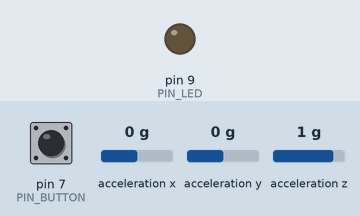
A sketch run on a simulated Arduino Pro Mini, built with avr-gcc and run on an emulated ATmega328P. Shown: output pins drawn as LEDs (lit = HIGH). Wiring (inferred from the names in the program): MPU-6050 motion sensor at I2C address 0x68. Dashed ring = blinking. Inputs (shaded band) come from the test bench; at power-on: pin 7 (PIN_BUTTON) HIGH, acceleration x 0 g, acceleration y 0 g, acceleration z 1 g. The audio player accepts every command and is not drawn.

Above: at 1.7 s.
1.8 s: pin 7 (PIN_BUTTON) pulled LOW for 0.15 s
At 3.7 s:
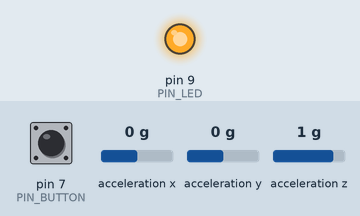
4.8 s: acceleration x set to -1 g
6.3 s: acceleration x set to -1.3 g
At 6.55 s:
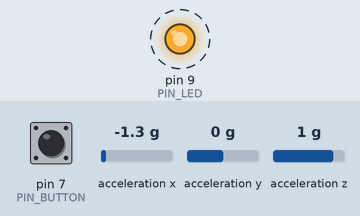
Timing chart, 0 to 15.3 s (numbered marks = the images above; inputs shaded):
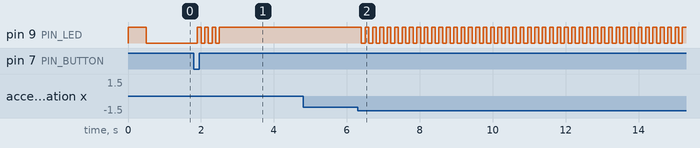

The sketch:

light_saber_v1.00.ino
```cpp
/**
  * File: Simple electronic laser sword
  * An accelerometer sensor reads the movement of the sword,
  * depending on the movements of the sword, it plays sounds and controls a led
  *
  * The sword is turned on and off with a button.

  * It has five states:
  *
  * Sword burning
  * Sword without movement,
  * Sword moving,
  * Sword strike
  * Sword fading
 *
 *
 *
 *
 *
 * - Compiler:           Arduino 1.8.13
 * - Supported devices:  Arduino pro or pro mini
 *
 * \author               PT: educacion.ta@gmail.com
 *                       JS: juanschiavoni@gmail.com
 *
* Date:  09-09-2020
 *
 *      The inside shine.
 */

#include "led.h"
#include "timer.h"
#include "button.h"

#include <PCM.h>   //Audio is output from pin 11.
#include "sound.h"
#include "mpu6050.h"


#define ST_INIT                    0       // Initialize the program.
#define ST_WAIT_ON                 1       // Wait for the saber to ignite.
#define ST_ON                      2       // Light the sword.
#define ST_IDLE                    3       // Sword on.
#define ST_KNOCK                   4       // The sword struck.
#define ST_MOVE                    5       // The sword moved.
#define ST_OFF                     6       // Sword off.


#define N_TILT_SABER              8       // Times the LED is turned on and off in ST_KNOCK.
#define T_TILT_SABER              100     // LED togle time in milliseconds in ST_KNOCK.
#define N_MOVE_SOUND2             2       // Every N times the motion sound 2 is played. Not implemented.

#define T_SOUND_IDLE              1000    // Idle sound repetition time.
#define T_SOUND_KNOCK             500     // Knock sound time.
#define T_SOUND_MOVE               800    // Turn sound time.

CButton Button;
CLed Led;
CMpu6050 Mpu6050;

/*
 *  Initialize the sword peripherals.
 */

void setup()
{
  Led.init();
  Button.init();
  Mpu6050.init();

  Led.tgl() ;         // Reset signal for debugging.
  delay(500);
  Led.tgl();
}

/*
 * Control loop of the lightsaber.
 */

void loop()
{
static CTimer   Timer;
static CTimer   Timer_led;
static CTimer   Timer_idle;
static CTimer   Timer_knock;
static CTimer   Timer_move;

static uint8_t  st_loop = ST_INIT;
static uint8_t  count_tilt = N_TILT_SABER ;
static uint8_t  count_move = N_MOVE_SOUND2;


  Button.debounce();


  switch( st_loop ) {


      case ST_INIT:

          st_loop = ST_WAIT_ON;

      break;

      case ST_WAIT_ON:

      // Pressing the button turns on the saber
      // and flashes the led.

      if ( Button.is_pressed() ) {

           // In this state, the led blinks
           // a timer is turned on that in ST_LOOP_ON is going to kick T_TILT_SABER times.

          st_loop = ST_ON;
          startPlayback(snd_out_saber, sizeof(snd_out_saber)); // Sound of saber coming out.
          Timer_led.start();
          }

      break;


      case ST_ON:

      // Toggle the N_TILT_SABER led times and go to idle state.

      if( Timer_led.expired( T_TILT_SABER ) ) {

           Led.tgl() ;
           count_tilt--;
           Timer_led.start();
          }

      // When the TILT counter expires, it goes to IDLE.

      if ( !count_tilt )  {

          Led.on();          // Turn on the light of the sword.
          Timer_idle.start();
          startPlayback(snd_idle_saber, sizeof(snd_idle_saber)); // Idle saber sound.
          st_loop = ST_IDLE;
         }

      break;

      case ST_IDLE:

      // Every time the timer expires it repeats the sound.

      if( Timer_idle.expired( T_SOUND_IDLE ) ) {

         startPlayback(snd_idle_saber, sizeof(snd_idle_saber)); // Idle saber sound.
         Timer_idle.start();
        }

      Mpu6050.get_accel();     // Read the acceleration.

      if ( Mpu6050.is_knock() ) {
          startPlayback(snd_knock_saber, sizeof(snd_knock_saber)); // Sound of saber strike.
          Timer_led.start();
          count_tilt = N_TILT_SABER;
          st_loop = ST_KNOCK;

         }else if ( Mpu6050.is_move() ) {
                   startPlayback(snd_move_2_saber, sizeof(snd_move_2_saber)); // Sound of sword moving 2
                   Timer_move.start();
                   st_loop = ST_MOVE;
                  }

      if ( Button.is_pressed() ) {

           st_loop = ST_OFF;
           startPlayback(snd_in_saber, sizeof(snd_in_saber)); // Sound of saber of saber saving.
          }

      break;

       case ST_KNOCK:

      // Toggle the led N_TILT_SABER times and it goes to the IDLE state.

      if( Timer_led.expired( T_TILT_SABER ) ) {

             Led.tgl() ;
             count_tilt--;
             Timer_led.start();
            }

      if ( !count_tilt )  {

         Led.on();
         Timer_idle.start();
         startPlayback(snd_idle_saber, sizeof(snd_idle_saber)); // Idle saber sound.
         st_loop = ST_IDLE;
        }

      break;

      case ST_MOVE:
        if( Timer_move.expired( T_SOUND_MOVE ) ) {
         startPlayback(snd_idle_saber, sizeof(snd_idle_saber)); // Idle saber sound.
         Timer_move.start();
         st_loop = ST_IDLE;
        }

       break;

     case ST_OFF:

               count_tilt = N_TILT_SABER;
               Led.off() ;
               st_loop = ST_WAIT_ON;

       break;

      default:
        st_loop = ST_INIT;
  }
}
```

button.cpp
```cpp
/** - File: Class that controls  button
  * - Compiler:           Arduino 1.8.13
  * - Supported devices:  Arduino pro or pro mini

 *
 * \author
 *                       JS: juanschiavoni@gmail.com
 *
* Date:  09-09-2020
 *
 *      The inside shine.
 */

#include "button.h"

CButton::CButton()
{

}

void CButton::init( void )
{
    pinMode( PIN_BUTTON, INPUT_PULLUP );
}

// Reset the click event to avoid false shots.
bool CButton::is_pressed( void )
{
bool ret_val = state;

    state = false;

    return ret_val;
}

  // Returns true when the operator pressed the programming button.
  // Apply an anti-bounce mechanism.

void CButton::debounce( void )
{
    state = (digitalRead( PIN_BUTTON ) == LOW);

  // After the button is pressed, it must remain 500 mS released.
    if( state ) {
        if( !Timer.expired( 500 ) ){
          state = false;
        }

        Timer.start();
    }
}
```

button.h
```cpp
/**
  * File: Class that controls  button
  *
  *
 * - Compiler:           Arduino 1.8.13
 * - Supported devices:  Arduino pro or pro mini

 *
 * \author               PT: educacion.ta@gmail.com
 *                       JS: juanschiavoni@gmail.com
 *
 * Date:  09-09-2020
 *
 *      The inside shine.
 */

#ifndef BUTTON_H
#define BUTTON_H

#include "Arduino.h"
#include "timer.h"

#define PIN_BUTTON                  7       // On / off button pin.

class CButton
{
  public:
    CButton();
    void init( void );
    bool is_pressed( void );
    void debounce( void );

  private:
      CTimer Timer;
      bool state;                   // TRUE pressed.
};

#endif // BUTTON_H
```

led.cpp
```cpp
/**
 * File:   Class that controls  led.
 /**
 * File:   Clase que controla el boton de configuracion y operacion
 *         del cartel.
 * - Compiler:           Arduino 1.8.13
 * - Supported devices:  Arduino pro or pro mini
 *
 * \author               PT: educacion.ta@gmail.com
 *                       JS: juanschiavoni@gmail.com
 *
* Date:  09-09-2020
 *
 *      The inside shine.
 */

#include "led.h"

CLed::CLed()
{

}

void CLed::init( void )
{
    pinMode( PIN_LED, OUTPUT );
    off();
}

/*
 * The led turns on with a HIGH
 */

void CLed::on()
{
    digitalWrite( PIN_LED,HIGH  );
}

void CLed::off()
{
    digitalWrite( PIN_LED, LOW );
}

// The buzzer changes state.
// Returns the previous state.

bool CLed::tgl()
{
bool state = (digitalRead( PIN_LED ) == LOW);

    if (state){
        on();
    }else{
        off();
    }

    return !state;
}
```

led.h
```cpp
/**
 * File:   Class that controls  led.
 *
 * - Compiler:           Arduino 1.8.13
 * - Supported devices:  Arduino pro or pro mini
 *
 * \author               PT: educacion.ta@gmail.com
 *                       JS: juanschiavoni@gmail.com
 *
* Date:  09-09-2020
 *
 *      The inside shine.
 */
#ifndef LED_H
#define LED_H

#include "Arduino.h"

#define PIN_LED                      9       // Led pin.

class CLed
{
  public:
    CLed();
    void init( void );
    void on();
    void off();
    bool tgl();

  private:
};

#endif // LED_H
```

mpu6050.cpp
```cpp
/**
 * File: Class that controls the MPU6050 acceletrometer
 *       of the sword

 * - Compiler:           Arduino 1.8.13
 * - Supported devices:  Arduino pro or pro mini
 *
 * \author               PT: educacion.ta@gmail.com
 *
 *
* Date:  21-09-2020
 *
 *      The inside shine.
 */

#include "mpu6050.h"

CMpu6050::CMpu6050()
{

}

void CMpu6050::init( void )
{

    //The I2C of the arduino mino is in A4 SDA and A5 SCL

    Wire.begin();                      //Inicializa la I2C.
    Wire.beginTransmission(0b1101000); //This is the I2C address of the MPU (b1101000/b1101001 for AC0 low/high datasheet sec. 9.2)
    Wire.write(0x6B);                  //Accessing the register 6B - Power Management (Sec. 4.28)
    Wire.write(0b00000000);            //Setting SLEEP register to 0. (Required; see Note on p. 9)
    Wire.endTransmission();
    Wire.beginTransmission(0b1101000); //I2C address of the MPU
    Wire.write(0x1B);                  //Accessing the register 1B - Gyroscope Configuration (Sec. 4.4)
    Wire.write(0x00000000);            //Setting the gyro to full scale +/- 250deg./s
    Wire.endTransmission();
    Wire.beginTransmission(0b1101000); //I2C address of the MPU
    Wire.write(0x1C);                 //Accessing the register 1C - Acccelerometer Configuration (Sec. 4.5)
    Wire.write(0b00000000);          //Setting the accel to +/- 2g
    Wire.endTransmission();

}

/*
 * Read the acceleration log and convert it to physical values.
 *
 */
void CMpu6050::get_accel(void) {

  Wire.beginTransmission(0b1101000);          //I2C address of the MPU
  Wire.write(0x3B);                           //Starting register for Accel Readings
  Wire.endTransmission();
  Wire.requestFrom(0b1101000,6);             //Request Accel Registers (3B - 40)
  while(Wire.available() < 6);
  Accel.accelX = Wire.read()<<8|Wire.read(); //Store first two bytes into accelX
  Accel.accelY = Wire.read()<<8|Wire.read(); //Store middle two bytes into accelY
  Accel.accelZ = Wire.read()<<8|Wire.read(); //Store last two bytes into accelZ

  Accel.gForceX = Accel.accelX / 16384.0;
  Accel.gForceY = Accel.accelY / 16384.0;
  Accel.gForceZ = Accel.accelZ / 16384.0;
 }


/*
 * Returns True if the acceleration passed the stroke limits.
  * As a first approximation, 2 acceleration zones were defined to validate the movement, one on the Y axis and the other on the X axis.
 */

bool CMpu6050::is_knock( void )
{
bool state = false;

 if  (
        ( Accel.gForceX > MAX_P_XY )  || ( Accel.gForceY > MAX_P_XY )  ||

        ( Accel.gForceX < MAX_N_XY ) || ( Accel.gForceY < MAX_N_XY )

     ){
         state = true ;
      }

  return state;

}

/*
  * Detects the movement of the sword
  * so that it is not confused with the movement zones, the z axis is used to detect the crash
  * Two acceleration zones were defined for the z axis
  */

bool CMpu6050::is_move ( void ) {

bool state = false;

       if   (  ( ( Accel.gForceZ > Z1_MIN_Z )  && ( Accel.gForceZ < Z1_MAX_Z ) ) || ( ( Accel.gForceZ > Z2_MIN_Z )  && ( Accel.gForceZ < Z2_MAX_Z )  )
       ){
            state = true ;
        }
  return  (  state );

}
```

mpu6050.h
```cpp
/**
  * File: Class that controls the MPU6050 acceletrometer
 *       of the sword
 *
 * - Compiler:           Arduino 1.8.13
 * - Supported devices:  Arduino pro or pro mini
 *
 * \author               PT: educacion.ta@gmail.com
 *
 *
* Date:  21-09-2020
 *
 *      The inside shine.
 */

#ifndef MPU6050_H
#define MPU6050_H

#include "Arduino.h"
#include <Wire.h>

 //The I2C of the arduino mino is in A4 SDA and A5 SCL

/*
 *  Definition of movement zones
 *
 *
 */

#define MAX_P_XY         1.2                        // Maximum positive value of the x and y axis
#define MAX_N_XY        -1.2                        // Maximum negative value of the x and y axis


#define Z1_MAX_Z         0                         // Maximum value of the Z axis of zone 1
#define Z1_MIN_Z         -0.5                      // Minimum value of the Z axis of zone 1

#define Z2_MAX_Z         -1.5                     // Maximum value of the Z axis of zone 2
#define Z2_MIN_Z         -2                       // Minimum value of the Z axis of zone 2

/*
 * Acceleration data structure *
 *
  */

typedef struct tag_ACCEL{
  long  accelX;
  long  accelY;
  long  accelZ;
  float gForceX;
  float gForceY;
  float gForceZ;
} ACCEL;

class CMpu6050
{
  public:
    CMpu6050();
    void init ( void );
    void get_accel ( void );
    bool is_knock ( void );
    bool is_move ( void );


  private:
      ACCEL Accel;                  // Acceleration data structure

};

#endif // MPU6050_H
```

timer.cpp
```cpp
/**
 * File:  Class of software timers based on the millis () function.
 *
 * - Compiler:           Arduino 1.8.13
 * - Supported devices:  Arduino pro or pro mini
 *
 * \author               PT: educacion.ta@gmail.com
 *                       JS: juanschiavoni@gmail.com
 *
* Date:  09-09-2020
 *
 *      The inside shine.
 *
 *
  */

#include "timer.h"

CTimer::CTimer()
{
    start();
}

void CTimer::start( void )
{
    timer = millis();
}

bool CTimer::expired( uint32_t ms )
{
    return ((millis() - timer) > ms);
}
```

timer.h
```cpp
/**
 * File: Class of software timers based on the millis () function
 * from arduino that being based on a cpu timer by irq,
 * does not block execution.
 *
 * - Compiler:           Arduino 1.8.13
 * - Supported devices:  mini
 *
 * \author               PT: educacion.ta@gmail.com
 *                       JS: juanschiavoni@gmail.com
 *
* Date:  09-09-2020
 *
 *      The inside shine.
 *
 *
  */

#ifndef TIMER_H
#define TIMER_H

#include "Arduino.h"

class CTimer
{
  public:
    CTimer();
    void start();
    bool expired(uint32_t);

  private:
      uint32_t timer;
};

#endif // TIMER_H
```

Source omitted: sound.h (data table, 132106 bytes)

Measured:
- the behaviour switches between -1.1 and -1.2 g on acceleration x (found by bisection; images 1 and 2)
- after the input at 1.8 s, pin 9 (PIN_LED): alternates HIGH for 0.10 s and LOW for 0.10 s, 7 changes in all, then stays HIGH, starting after 0.10 s
- after the input at 4.8 s, every drawn part: stays the same
- after the input at 6.3 s, pin 9 (PIN_LED): alternates HIGH for 0.10 s and LOW for 0.10 s, starting after 0.10 s
